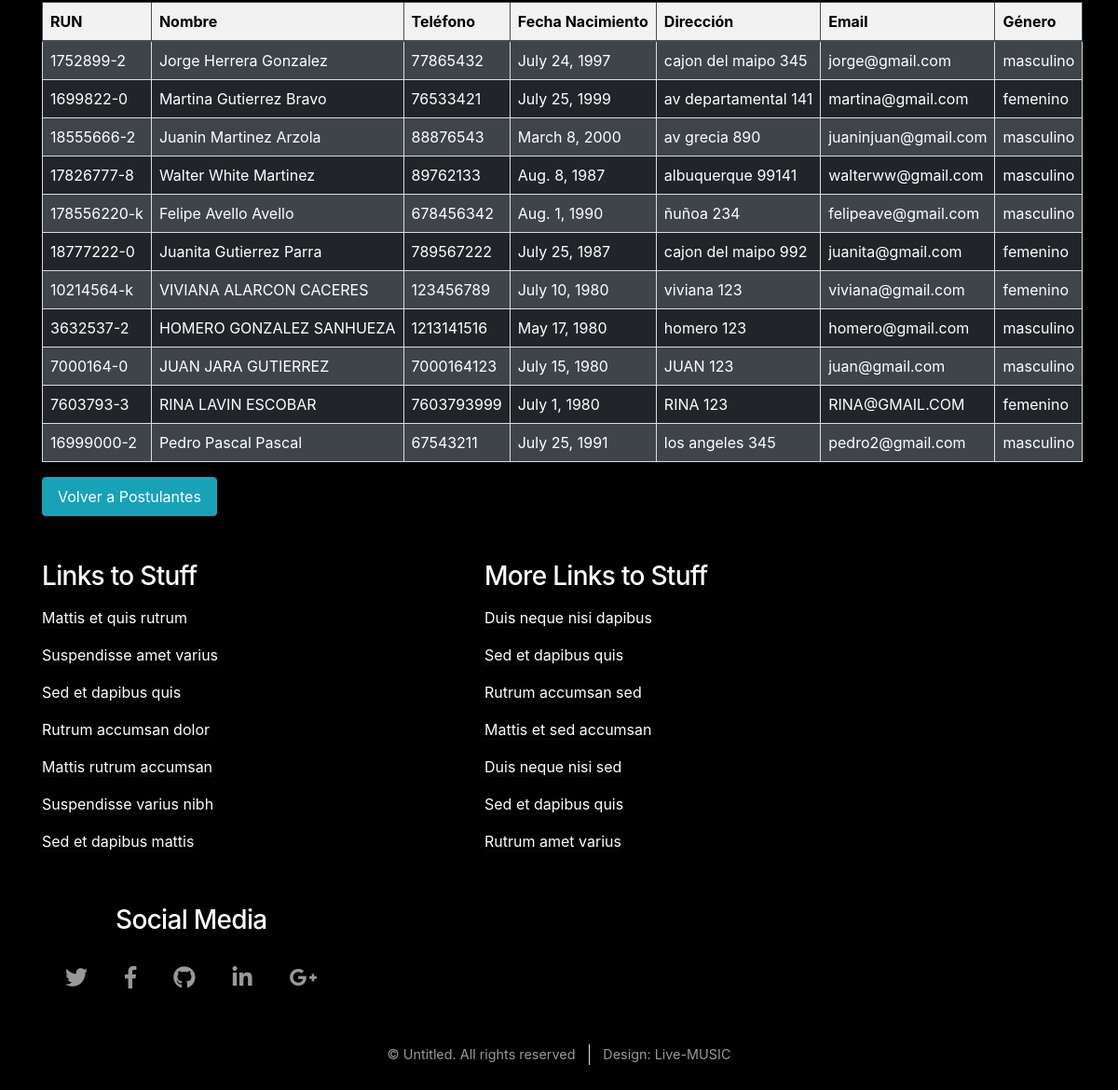
The app's page /listadoSQL (lower part), older data.
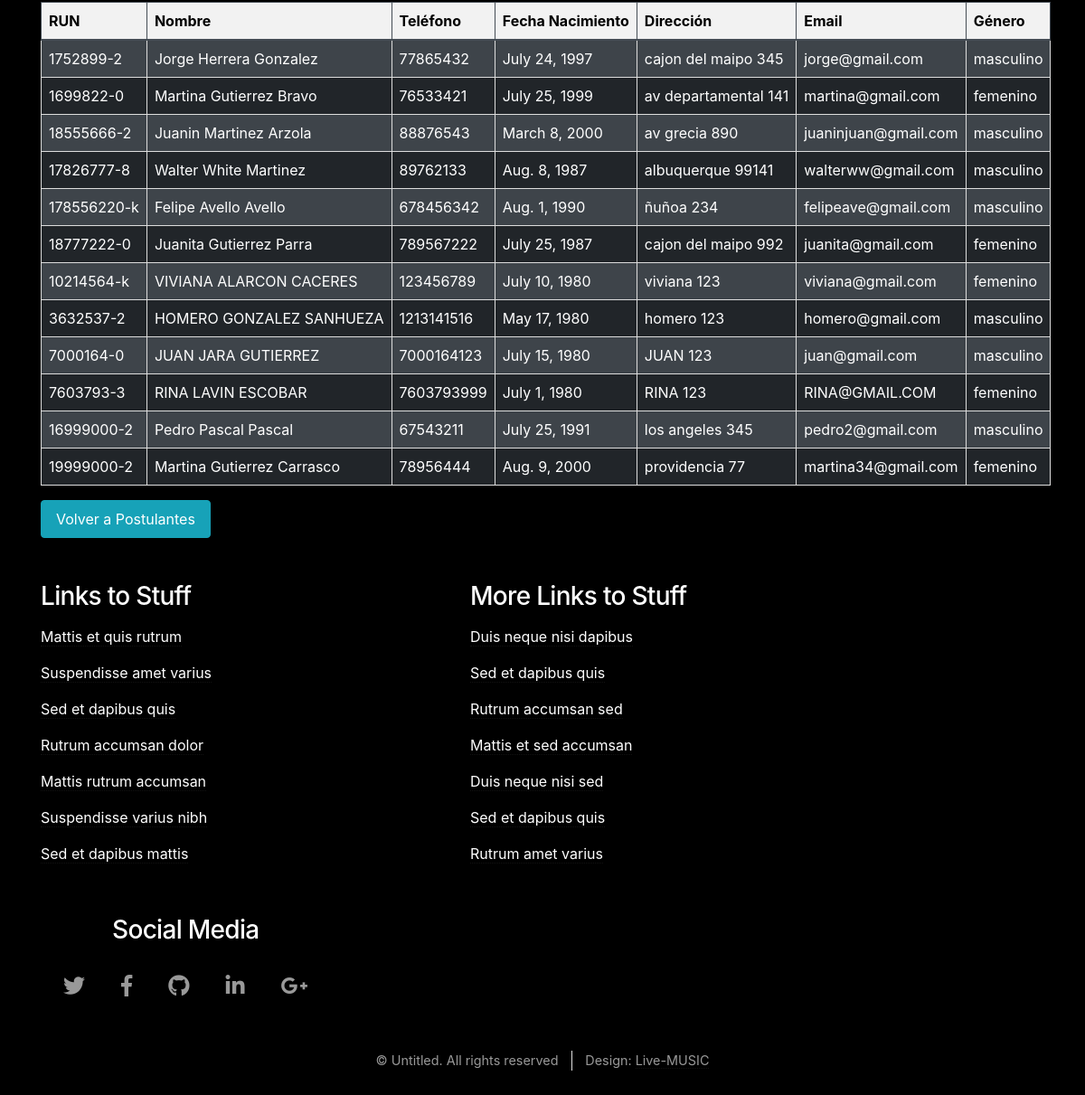
The same page, newer data.
### demo/models.py (models this page shows, shortened)
class Postulante(models.Model):
    rut              = models.CharField(primary_key=True, max_length=10)
    nombre           = models.CharField(max_length=20)
    apellido_paterno = models.CharField(max_length=20)
    apellido_materno = models.CharField(max_length=20)
    fecha_nacimiento = models.DateField(blank=False, null=False)
    id_genero        = models.ForeignKey('Genero',on_delete=models.CASCADE, db_column='idGenero')
    telefono         = models.CharField(max_length=45)
    email            = models.EmailField(unique=True, max_length=100, blank=True, null=True)
    direccion        = models.CharField(max_length=50, blank=True, null=True)
    activo           = models.IntegerField()
    def __str__(self):
        return str(self.nombre)+" "+str(self.apellido_paterno)

class Genero(models.Model):
    id_genero  = models.AutoField(db_column='idGenero', primary_key=True)
    genero     = models.CharField(max_length=20, blank=False, null=False)

### demo/views.py (the view)
# urls.py: path('listadoSQL', views.listadoSQL, name='listadoSQL'),
def listadoSQL(request):
    demo = Postulante.objects.all()
    print(demo)
    context={"demo": demo}
    return render(request, 'demo/listadoSQL.html', context)

### demo/templates/demo/listadoSQL.html (shortened to what this page needs)
{% extends "demo/base.html" %}
{% block content %}
<section>
  <div class="container">
    <table class="table table-striped table-dark responsive-table">
      {% if demo %}
      <thead>
        <tr>
          <th scope="col">RUN</th>
          <th scope="col">Nombre</th>
          <th scope="col">Teléfono</th>
          <th scope="col">Fecha Nacimiento</th>
          <th scope="col">Dirección</th>
          <th scope="col">Email</th>
          <th scope="col">Género</th>
        </tr>
      </thead>
      <tbody>
        {% for postulante in demo %}
        <tr>
          <td>{{ postulante.rut }}</td>
          <td>{{ postulante.nombre }} {{ postulante.apellido_paterno }} {{ postulante.apellido_materno }}</td>
          <td>{{ postulante.telefono }}</td>
          <td>{{ postulante.fecha_nacimiento }}</td>
          <td>{{ postulante.direccion }}</td>
          <td>{{ postulante.email }}</td>
          <td>{{ postulante.id_genero.genero }}</td>
        </tr>
        {% endfor %}
      </tbody>
      {% endif %}
    </table>
    <a href="{% url 'crud' %}" class="btn btn-info">Volver a Postulantes</a>
  </div>
</section>
{% endblock %}

Row changes from the older to the newer data that the page shows:
added Postulante: rut "19999000-2", nombre "Martina", apellido_paterno "Gutierrez", apellido_materno "Carrasco", telefono "78956444", fecha_nacimiento "Aug. 9, 2000", direccion "providencia 77", email "martina34@gmail.com", id_genero.genero "femenino"
